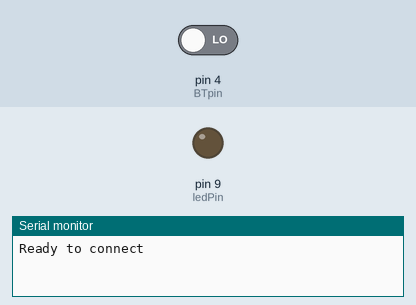
The sketch below on a simulated Arduino Uno, built with avr-gcc and run on an emulated ATmega328P. On the bench: output pins drawn as LEDs (lit = HIGH), the last lines printed to the serial monitor. Inputs (shaded band) come from the test bench; at power-on: pin 4 (BTpin) LOW.

Above: at 0.8 s.
0.9 s: pin 4 (BTpin) driven HIGH
At 1.4 s:
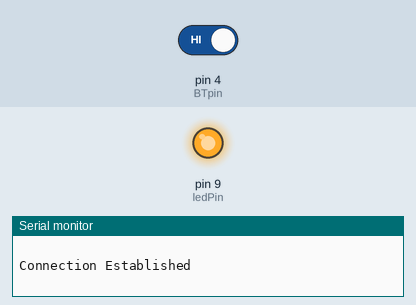
2.4 s: pin 4 (BTpin) driven LOW
At 3.7 s:
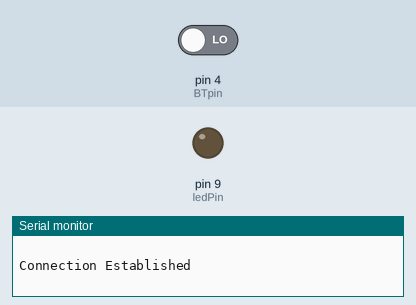
Timing chart, 0 to 5.4 s (numbered marks = the images above; inputs shaded):
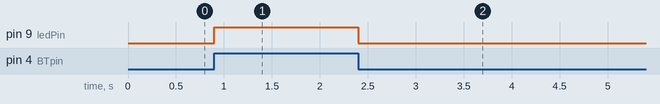

The sketch:

Reciever_BB_prototype_3.ino
```cpp
//Receiver
#include <SoftwareSerial.h>
#define ledPin 9
SoftwareSerial BTserial(2, 3); // RX | TX   //USING DIGITAL PIN 2 & 3 as RX | TX
const byte BTpin = 4; //state pin connected to pin 4   //when State == HIGH (Connected)
boolean BTConnected = false; //when BT connnected = True

void setup() {
  pinMode(BTpin, INPUT); //Setup State pin as an input
  pinMode(ledPin,OUTPUT); //Setup LED as an output
  Serial.begin(9600); // Default communication rate of the Bluetooth module
  Serial.println("Ready to connect"); //Print to Serial Monitor
  Serial.println(" ");

  //Check to see if conneciton is established
  while(!BTConnected)
  {
    if ( digitalRead(BTpin)==HIGH)
    {
      BTConnected = true; //Exit condition
    };
  }

  Serial.println("Connection Established"); //print connection established
  Serial.println(" ");

  BTserial.begin(9600); //Begin Serial communication at 9600 Baud Rate
}
void loop() {

    if (digitalRead(BTpin)==HIGH){   //if State = HIGH, turn on LED
      digitalWrite(ledPin,HIGH);
    }
      else(digitalWrite(ledPin,LOW)); // otherwise turn off LED
  }
```

Measured:
- after the input at 0.9 s, pin 9 (ledPin): LOW → HIGH at once
- after the input at 2.4 s, pin 9 (ledPin): HIGH → LOW at once
